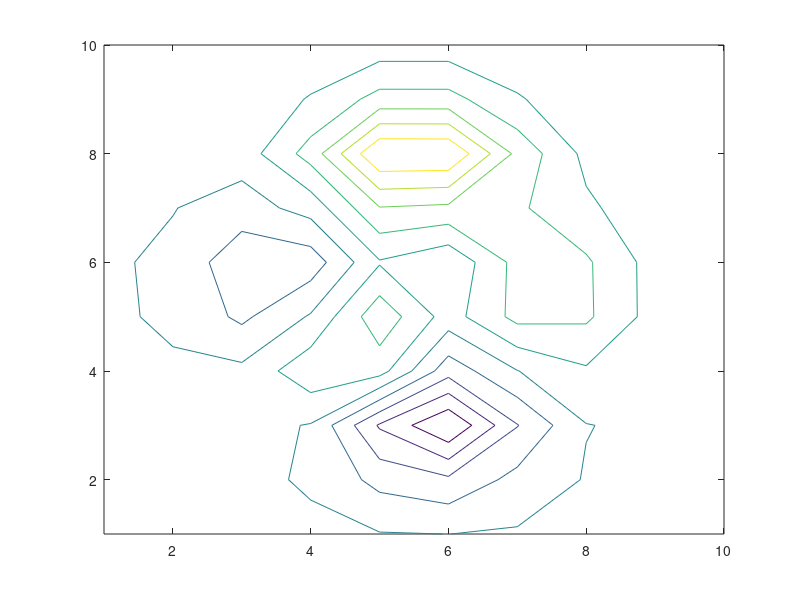

Source code (MATLAB): (Note: this script raises an error after producing the figure.)
%=============================================================================
% Copyright (c) 2016-present Allan CORNET (Nelson)
%=============================================================================
% This file is part of Nelson.
%=============================================================================
% LICENCE_BLOCK_BEGIN
% SPDX-License-Identifier: LGPL-3.0-or-later
% LICENCE_BLOCK_END
%=============================================================================
% <--WEIGHT 2-->
% <--ADV-CLI MODE-->
%=============================================================================
% contour(Z): XData/YData are the implicit index vectors 1:columns and 1:rows.
figure();
Z = peaks(10);
[~, h] = contour(Z);
asserts.istrue(~isempty(get(h, 'XData')));
asserts.istrue(~isempty(get(h, 'YData')));
asserts.isequal(get(h, 'XData'), 1:10);
asserts.isequal(get(h, 'YData'), 1:10);
asserts.isequal(get(h, 'XDataMode'), 'auto');
asserts.isequal(get(h, 'YDataMode'), 'auto');
%=============================================================================
% Non-square matrix: XData follows columns, YData follows rows.
figure();
Zr = Z(1:6, 1:8);
[~, h] = contour(Zr);
asserts.isequal(get(h, 'XData'), 1:8);
asserts.isequal(get(h, 'YData'), 1:6);
%=============================================================================
% contour(x, y, Z) with vectors keeps the supplied coordinates (manual mode).
figure();
x = 11:20;
y = 31:40;
[~, h] = contour(x, y, Z);
asserts.isequal(get(h, 'XData'), x);
asserts.isequal(get(h, 'YData'), y);
asserts.isequal(get(h, 'XDataMode'), 'manual');
asserts.isequal(get(h, 'YDataMode'), 'manual');
%=============================================================================
% contour(X, Y, Z) with matrices keeps the full coordinate grids.
figure();
[XX, YY] = meshgrid(x, y);
[~, h] = contour(XX, YY, Z);
asserts.isequal(size(get(h, 'XData')), [10 10]);
asserts.isequal(get(h, 'XData'), XX);
asserts.isequal(get(h, 'YData'), YY);
%=============================================================================
% TextList tracks the labelled level values when automatic.
figure();
[~, h] = contour(Z);
asserts.isequal(get(h, 'TextList'), get(h, 'LevelList'));
asserts.isequal(get(h, 'TextListMode'), 'auto');
%=============================================================================
% Filled contour: TextList excludes the synthetic base band prepended to
% LevelList.
figure();
[~, h] = contourf(Z);
levelList = get(h, 'LevelList');
textList = get(h, 'TextList');
asserts.istrue(numel(levelList) == numel(textList) + 1);
asserts.isequal(textList, levelList(2:end));
%=============================================================================
% A user-supplied TextList stays manual and is preserved.
figure();
[~, h] = contour(Z);
set(h, 'TextList', [0 2]);
asserts.isequal(get(h, 'TextList'), [0 2]);
asserts.isequal(get(h, 'TextListMode'), 'manual');
%=============================================================================
